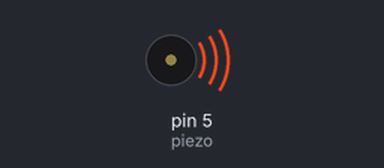
This sketch was run on a simulated Arduino Uno, built with avr-gcc and run on an emulated ATmega328P. Parts: buzzer (waves = sounding).

Above: at 0.2 s.
At 8.9 s:
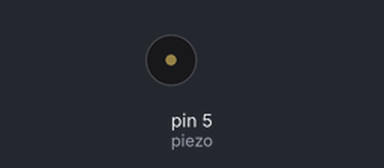
Timing chart, 0 to 18.4 s (numbered marks = the images above):
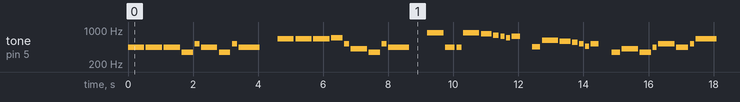

Measured:
- by itself, tone on pin 5 (piezo): plays 440 Hz for 0.50 s, 440 Hz for 0.50 s, 440 Hz for 0.50 s, 349 Hz for 0.35 s, 523 Hz for 0.15 s, 440 Hz for 0.50 s … (304 notes in this stretch)

The sketch:

4-4_SW_Melody.ino
```cpp
/*
 * Play the Star Wars Imperial March melody on your piezo!
 * Based on the open source project by Elegoo and Nick Sort
 * https://create.arduino.cc/projecthub/HiHiHiHiiHiiIiH/star-wars-on-a-buzzer-0814f2
 */

// Define piezo pin
int piezo = 5;

// First we define all our notes as frequencies in hz!
int c = 261;
int d = 294;
int e = 329;
int f = 349;
int g = 391;
int gS = 415;
int a = 440;
int aS = 455;
int b = 466;
int cH = 523;
int cSH = 554;
int dH = 587;
int dSH = 622;
int eH = 659;
int fH = 698;
int fSH = 740;
int gH = 784;
int gSH = 830;
int aH = 880;

void setup()
{
  // set our piezo as an output
  pinMode(piezo, OUTPUT);
}

void loop()
{

  // play first section
  firstSection();

  // play second section
  secondSection();

  // variant 1
  beep(f, 250);
  beep(gS, 500);
  beep(f, 350);
  beep(a, 125);
  beep(cH, 500);
  beep(a, 375);
  beep(cH, 125);
  beep(eH, 650);

  delay(500);

  //Repeat second section
  secondSection();

  // variant 2
  beep(f, 250);
  beep(gS, 500);
  beep(f, 375);
  beep(cH, 125);
  beep(a, 500);
  beep(f, 375);
  beep(cH, 125);
  beep(a, 650);

  delay(650);
}

// this function tells us what a beep is
void beep(int note, int duration)
{

  tone(piezo, note, duration);
  delay(duration);
  noTone(piezo);
  delay(50);

}

void firstSection()
{
  beep(a, 500);
  beep(a, 500);
  beep(a, 500);
  beep(f, 350);
  beep(cH, 150);
  beep(a, 500);
  beep(f, 350);
  beep(cH, 150);
  beep(a, 650);

  delay(500);

  beep(eH, 500);
  beep(eH, 500);
  beep(eH, 500);
  beep(fH, 350);
  beep(cH, 150);
  beep(gS, 500);
  beep(f, 350);
  beep(cH, 150);
  beep(a, 650);

  delay(500);
}

void secondSection()
{
  beep(aH, 500);
  beep(a, 300);
  beep(a, 150);
  beep(aH, 500);
  beep(gSH, 325);
  beep(gH, 175);
  beep(fSH, 125);
  beep(fH, 125);
  beep(fSH, 250);

  delay(325);

  beep(aS, 250);
  beep(dSH, 500);
  beep(dH, 325);
  beep(cSH, 175);
  beep(cH, 125);
  beep(b, 125);
  beep(cH, 250);

  delay(350);
}
```
